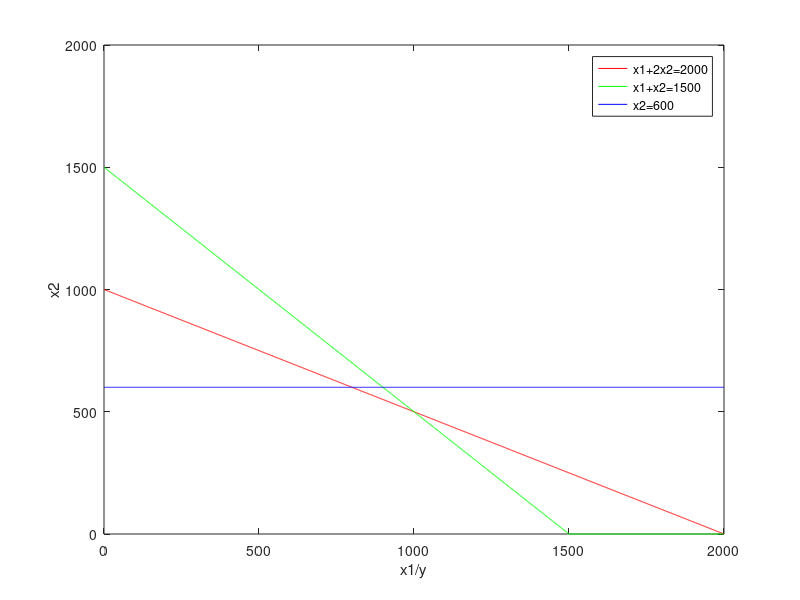

The MATLAB source for this figure:
% max 3x1+5x2
% x1+2x2<=2000
% x1+x2<=1500
% x2<=600
% x1,x2>=0
a=[1 2;1 1;0 1];
b=[2000;1500;600];
c=[3 5];
y=0:1:max(b);%take x1 as y
%% plotting graph
x21=(b(1)-a(1,1).*y)./a(1,2);
x22=(b(2)-a(2,1).*y)./a(2,2);
x23=(b(3)-a(3,1).*y)./a(3,2);
x21=max(0,x21);% for non negative solutions
x22=max(0,x22);% for non negative solutions
x23=max(0,x23);% for non negative solutions
plot(y,x21,'r',y,x22,'g',y,x23,'b');
xlabel('x1/y');
ylabel('x2');
legend('x1+2x2=2000','x1+x2=1500','x2=600');
%% point of intersection with axis
cx1=find(y==0);%return index where y is 0
c1=find(x21==0);
line1=[y(:,[c1 cx1]);x21(:,[c1 cx1])];
c2=find(x22==0);
line2=[y(:,[c2 cx1]);x22(:,[c2 cx1])];
c3=find(x23==0);
line3=[y(:,[c3 cx1]);x23(:,[c3 cx1])];
corpt = [line1 line2 line3];
%% point of intersection of lines
pt=[0;0];
for i=1:size(a,1)
    for j=i+1:size(a,1)
        a1=a([i j],:);
        b1=b([i j],:);
        x=inv(a1)*b1;
        pt=[pt x];
    end
end
%% combine all points
allpt = unique([pt corpt]','rows');% here i took complement also
%% check feasibility
for i=1:size(allpt,1)
    const1(i)=a(1,1)*allpt(i,1)+a(1,2)*allpt(i,2)-b(1);
    const2(i)=a(2,1)*allpt(i,1)+a(2,2)*allpt(i,2)-b(2);
    const3(i)=a(3,1)*allpt(i,1)+a(3,2)*allpt(i,2)-b(3);
end
s1 = allpt(find(const1<=0),:);
s2 = allpt(find(const2<=0),:);
s3 = allpt(find(const3<=0),:);
feasible = intersect(s1,s2,'rows');
feasible = intersect(feasible,s3,'rows');
%% finding objective
value = feasible*c';
%% optimizing
[max_value,max_index] = max(value);
fprintf('max value is %d at x,y = %d,%d',max_value,feasible(max_index,1),feasible(max_index,2)); 
